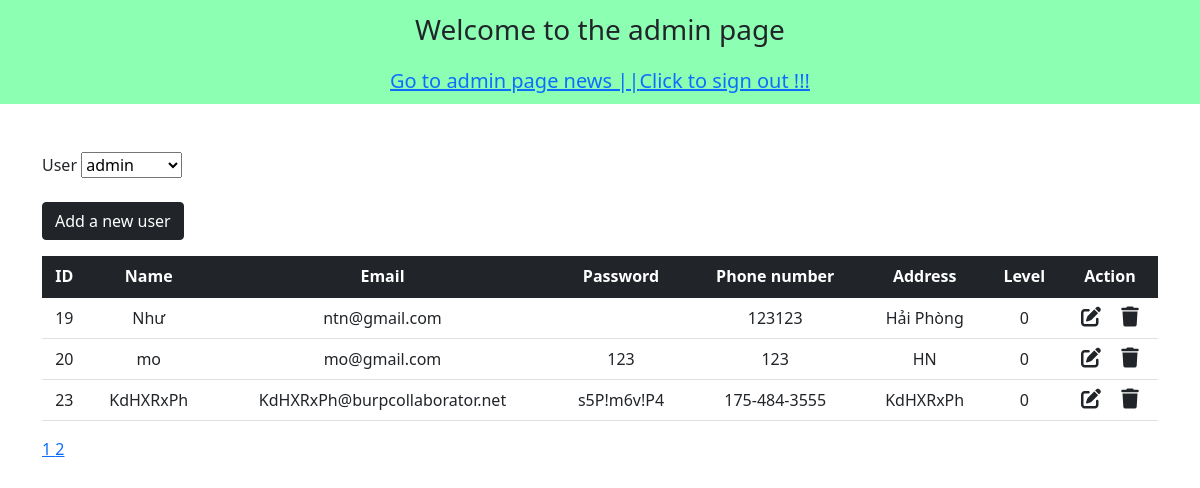
Before: /admin/index.php?page=2 (signed in) with the older database file.
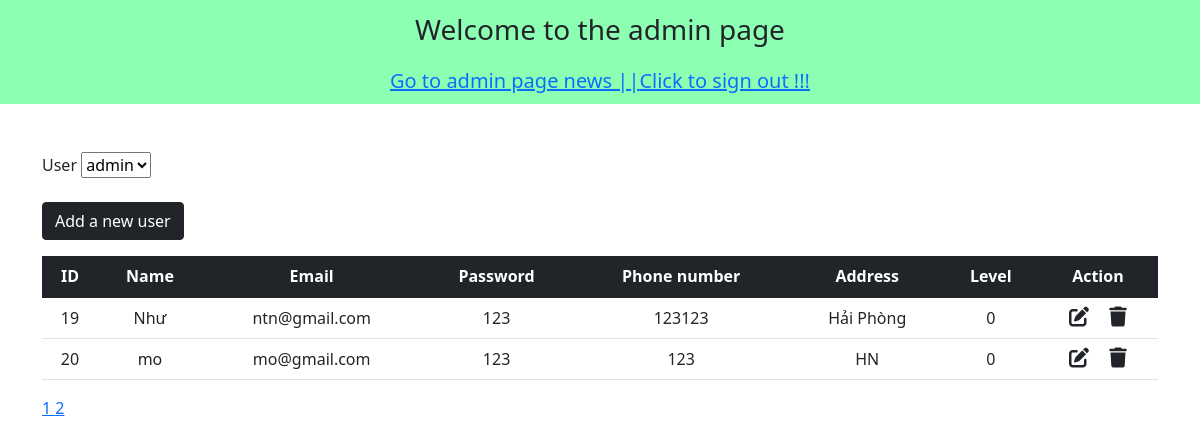
After: the same page with the newer database file.
### tables this page shows
CREATE TABLE `users` (
  `ID` int(11) NOT NULL,
  `name` varchar(50) DEFAULT NULL,
  `email` varchar(50) DEFAULT NULL,
  `password` varchar(50) DEFAULT NULL,
  `phone_number` varchar(20) DEFAULT NULL,
  `address` text DEFAULT NULL,
  `level` tinyint(1) DEFAULT NULL
);

### admin/index.php (the view, shortened to what this page needs)
<!DOCTYPE html>
<html lang="en">
<head>
    <link href="https://cdn.jsdelivr.net/npm/bootstrap@5.1.3/dist/css/bootstrap.min.css" rel="stylesheet">
    <link rel="stylesheet" href="https://cdnjs.cloudflare.com/ajax/libs/font-awesome/6.2.0/css/all.min.css" />
</head>
<body>
<nav class="navbar navbar-light justify-content-center fs-3 mb" style="background-color: #00ff5573;">
    Welcome to the admin page
</nav>
<nav class="navbar navbar-light justify-content-center fs-5 mb-5" style="background-color: #00ff5573;">
    <a href="../user.php">Go to admin page news ||</a>
    <a href="../user_logout.php">Click to sign out !!!</a>
</nav>
<div class="container">
    <?php
        require 'connect.php';
        $query_num_users = "SELECT * FROM users";
        $result_num_users = mysqli_query($connect,$query_num_users);
        $num_users = mysqli_num_rows($result_num_users);
        $num_users_per_page = 5;
        $num_page = ceil($num_users / $num_users_per_page);
        $page = 1;
        if(isset($_GET['page'])){
            $page = $_GET['page'];
        }
        $num_page_bypass = $num_users_per_page*($page-1);
        $query = "SELECT * FROM users LIMIT $num_users_per_page OFFSET $num_page_bypass";
        $result = mysqli_query($connect,$query);
    ?>
    User
    <?php
        $query_users = "SELECT * FROM users";
        $result_users = mysqli_query($connect,$query_users);
    ?>
    <select name="select_user"  onchange="this.options[this.selectedIndex].value && (window.location = this.options[this.selectedIndex].value);">
    <?php foreach ($result_users as $each_user) { ?>
        <option value="user.php?ID=<?php echo $each_user['ID'] ?>"
            <?php if($each_user['ID'] == $_SESSION['id']) { ?>
                    selected
            <?php } ?>
            >
            <?php echo $each_user['name'] ?>
        </option>
    <?php } ?>
    </select>
    <br><br>
    <a href="user_insert.php" class="btn btn-dark mb-3">
        Add a new user
    </a>
    <table class="table table-hover text-center">
        <thead class="table-dark">
            <tr>
            <th scope="col">ID</th>
            <th scope="col">Name</th>
            <th scope="col">Email</th>
            <th scope="col">Password</th>
            <th scope="col">Phone number</th>
            <th scope="col">Address</th>
            <th scope="col">Level</th>
            <th scope="col">Action</th>
            </tr>
        </thead>
        <tbody>
            <?php
                while($row = mysqli_fetch_assoc($result)){ ?>
                    <tr>
                        <td><?php echo $row['ID'] ?></td>
                        <td><?php echo $row['name'] ?></td>
                        <td><?php echo $row['email'] ?></td>
                        <td><?php echo $row['password'] ?></td>
                        <td><?php echo $row['phone_number'] ?></td>
                        <td><?php echo $row['address'] ?></td>
                        <td><?php echo $row['level'] ?></td>
                        <td>
                            <a href="user_update.php?ID=<?php echo $row['ID'] ?>" class="link-dark"><i class="fa-solid fa-pen-to-square fs-5 me-3"></i></a>
                            <a href="user_delete.php?ID=<?php echo $row['ID'] ?>" class="link-dark"><i class="fa-solid fa-trash fs-5"></i></a>
                        </td>
                    </tr>
            <?php } ?>
        </tbody>
    </table>
    <?php for ($page=1; $page <= $num_page; $page++) { ?>
        <a href="?page=<?php echo $page ?>">
            <?php echo $page ?>
        </a>
    <?php } ?>
</div>
</body>
</html>

Changed rows visible on the page:
removed users: ID "23", name "KdHXRxPh", email "KdHXRxPh@burpcollaborator.net", password "s5P!m6v!P4", phone_number "175-484-3555", address "KdHXRxPh", level "0"
changed users "Như": password (not shown) → "123"
